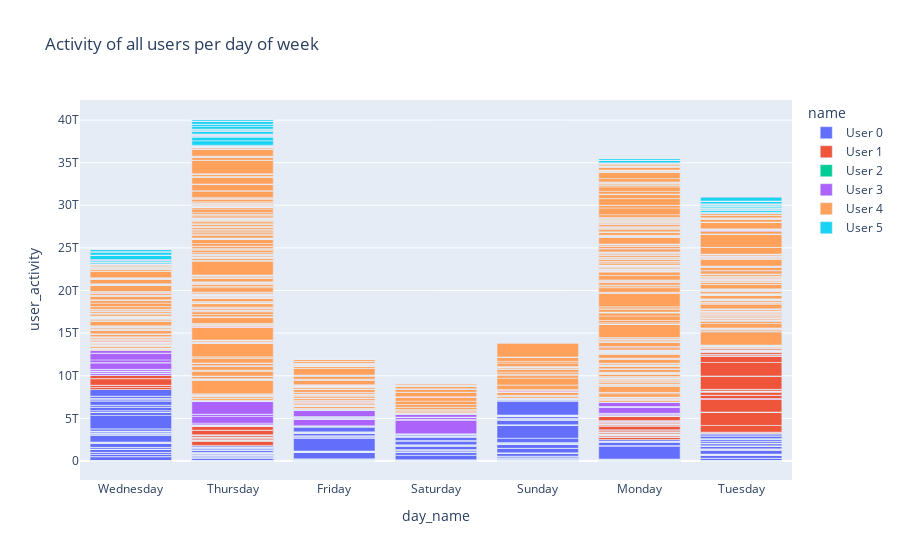

The notebook cell this image was saved under:
### Code cell
list_df = []
for i in range(total_users):
    df_user_activity = pd.DataFrame(df_users[i], columns=['date_time', 'keystroke_counter', 'mouse_average_movement_duration', 'changes_between_apps', 'click_speed_average_0', 'click_speed_average_1', 'click_speed_average_2', 'click_speed_average_3'])
    df_user_activity['day_name'] = df_user_activity['date_time'].dt.day_name()
    df_user_activity['name'] = f'User {i}'
    df_user_activity['user_activity'] = df_user_activity['keystroke_counter'] + df_user_activity['mouse_average_movement_duration'] + df_user_activity['changes_between_apps'] + df_user_activity['click_speed_average_0'] + df_user_activity['click_speed_average_1'] + df_user_activity['click_speed_average_2'] + df_user_activity['click_speed_average_3']
    list_df.append(df_user_activity)
# most activity of all users per day of week
df_from_list = pd.concat(list_df)
fig = px.bar(df_from_list, x='day_name', y='user_activity', color='name', title='Activity of all users per day of week')
fig.show()

### Figure 1 — Plotly figure (JSON) as saved in the notebook; plotly's stock layout.template omitted (floating-point values rounded to 4 significant figures; data arrays with more than 128 entries replaced by an {"elided": "..."} marker saying what was removed)
{"data": [{"alignmentgroup": "True", "hovertemplate": "name=User 0<br>day_name=%{x}<br>user_activity=%{y}<extra></extra>", "legendgroup": "User 0", "marker": {"color": "#636efa"}, "name": "User 0", "offsetgroup": "User 0", "orientation": "v", "showlegend": true, "textposition": "auto", "type": "bar", "x": {"elided": "6059 str values"}, "xaxis": "x", "y": {"elided": "6059 float values"}, "yaxis": "y"}, {"alignmentgroup": "True", "hovertemplate": "name=User 1<br>day_name=%{x}<br>user_activity=%{y}<extra></extra>", "legendgroup": "User 1", "marker": {"color": "#EF553B"}, "name": "User 1", "offsetgroup": "User 1", "orientation": "v", "showlegend": true, "textposition": "auto", "type": "bar", "x": {"elided": "42281 str values"}, "xaxis": "x", "y": {"elided": "42281 float values"}, "yaxis": "y"}, {"alignmentgroup": "True", "hovertemplate": "name=User 2<br>day_name=%{x}<br>user_activity=%{y}<extra></extra>", "legendgroup": "User 2", "marker": {"color": "#00cc96"}, "name": "User 2", "offsetgroup": "User 2", "orientation": "v", "showlegend": true, "textposition": "auto", "type": "bar", "x": {"elided": "179 str values"}, "xaxis": "x", "y": {"elided": "179 float values"}, "yaxis": "y"}, {"alignmentgroup": "True", "hovertemplate": "name=User 3<br>day_name=%{x}<br>user_activity=%{y}<extra></extra>", "legendgroup": "User 3", "marker": {"color": "#ab63fa"}, "name": "User 3", "offsetgroup": "User 3", "orientation": "v", "showlegend": true, "textposition": "auto", "type": "bar", "x": {"elided": "3221 str values"}, "xaxis": "x", "y": {"elided": "3221 float values"}, "yaxis": "y"}, {"alignmentgroup": "True", "hovertemplate": "name=User 4<br>day_name=%{x}<br>user_activity=%{y}<extra></extra>", "legendgroup": "User 4", "marker": {"color": "#FFA15A"}, "name": "User 4", "offsetgroup": "User 4", "orientation": "v", "showlegend": true, "textposition": "auto", "type": "bar", "x": {"elided": "10114 str values"}, "xaxis": "x", "y": {"elided": "10114 float values"}, "yaxis": "y"}, {"alignmentgroup": "True", "hovertemplate": "name=User 5<br>day_name=%{x}<br>user_activity=%{y}<extra></extra>", "legendgroup": "User 5", "marker": {"color": "#19d3f3"}, "name": "User 5", "offsetgroup": "User 5", "orientation": "v", "showlegend": true, "textposition": "auto", "type": "bar", "x": {"elided": "2128 str values"}, "xaxis": "x", "y": {"elided": "2128 float values"}, "yaxis": "y"}], "layout": {"barmode": "relative", "legend": {"title": {"text": "name"}, "tracegroupgap": 0}, "title": {"text": "Activity of all users per day of week"}, "xaxis": {"anchor": "y", "domain": [0, 1], "title": {"text": "day_name"}}, "yaxis": {"anchor": "x", "domain": [0, 1], "title": {"text": "user_activity"}}}}
